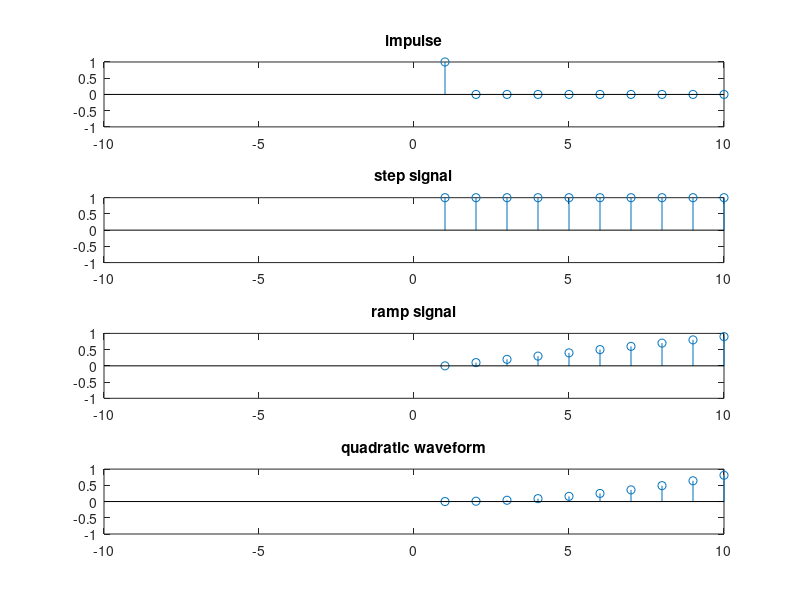

This chart was generated by the following MATLAB code:

clear all;
clc;
close all;

t = (0:0.1:1)';
imp= [1; zeros(99,1)];  % Impulse
subplot(4,1,1),stem(imp);
axis([-10 10 -1 1]);
title('impulse');
unit_step = ones(100,1); % Step (with 0 initial cond.)
subplot(4,1,2),stem(unit_step);
axis([-10 10 -1 1]);

title('step signal');

ramp_sig= t; 
subplot(4,1,3),stem(ramp_sig);
axis([-10 10 -1 1]);
title('ramp signal');

% Ramp
quad_sig=t.^2;       % Quadratic
subplot(4,1,4),stem(quad_sig);
axis([-10 10 -1 1]);
title('quadratic waveform');




